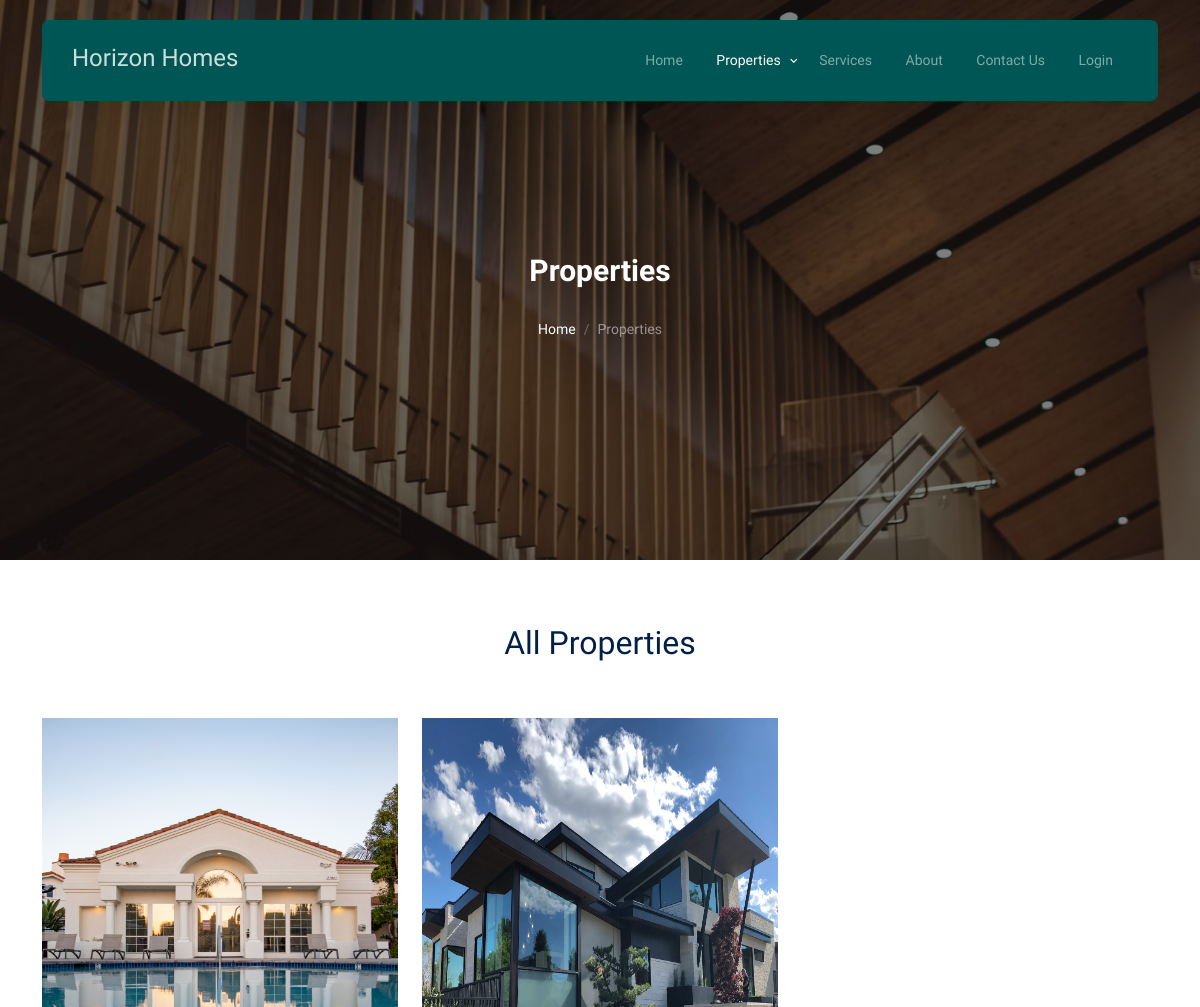
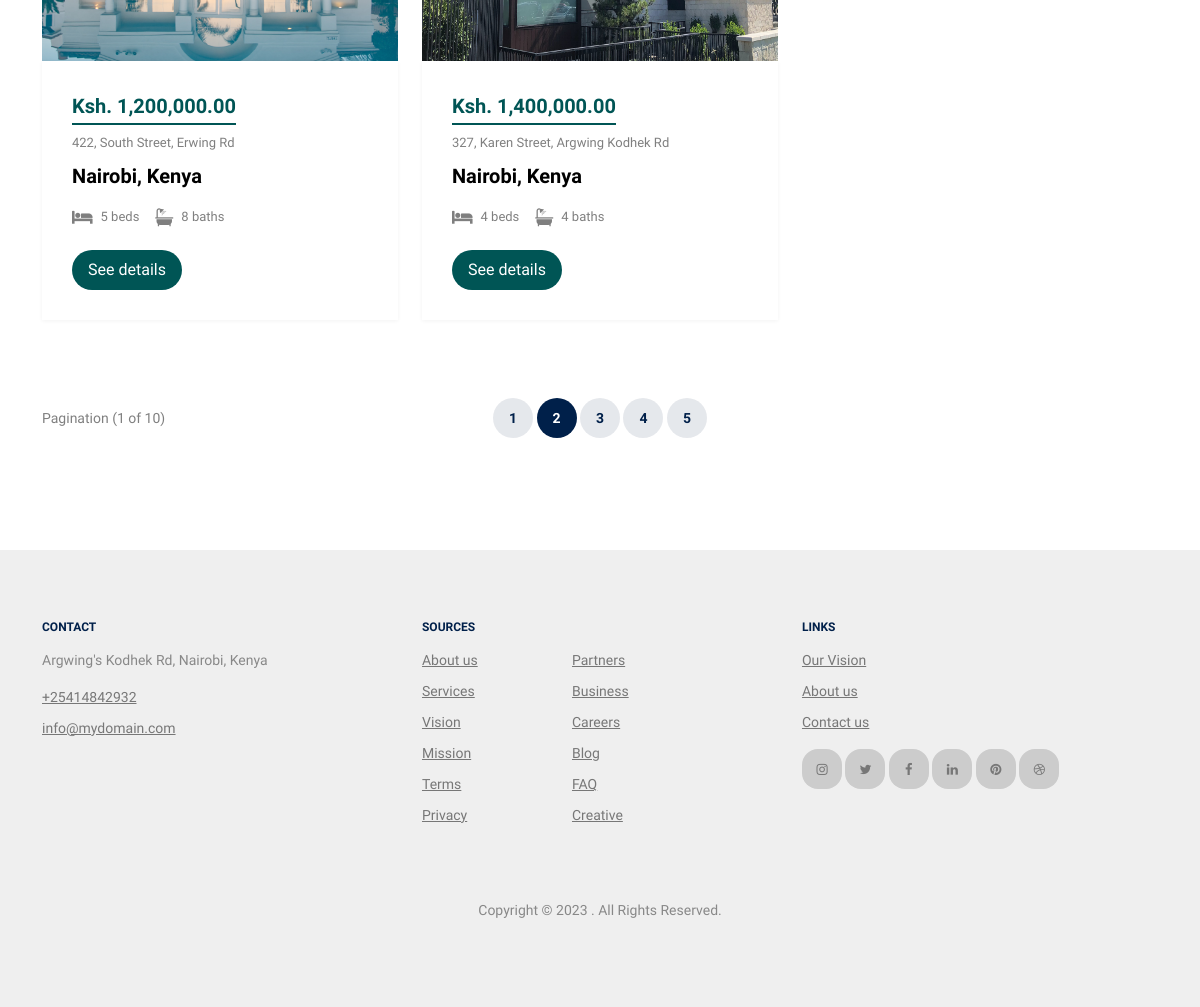
Screenshot of /properties with the database file from the repository (2 pictures, top to bottom).
### horizon_main/models.py (models this page shows, shortened)
class Property(models.Model):
    id = models.UUIDField(primary_key=True, auto_created=True, default=uuid.uuid4, editable=False)
    name = models.CharField(max_length=255, blank=True, null=True, default='')
    description = models.TextField()
    location = models.TextField()
    county = models.CharField(max_length=255, blank=True, null=True, default='')
    country = models.CharField(max_length=255, blank=True, null=True, default='')
    bedrooms = models.IntegerField()
    bathrooms = models.IntegerField()
    price = models.DecimalField(max_digits=10, decimal_places=2, blank=True, null=True, default=0)
    images = models.ImageField(upload_to=f'houses/{id}')
    listed_at = models.DateTimeField(auto_now_add=True)
    class Meta:
        verbose_name = 'Property'
        verbose_name_plural = 'Properties'

### horizon_main/views.py (the view)
# urls.py: path('properties', views.properties, name='properties'),
def properties(request):
    all_properties = Property.objects.all()
    return render(request, 'properties.html', {"properties": all_properties})

### templates/properties.html (shortened to what this page needs)
{% extends 'layouts/base_template.html' %}
{% load humanize %}
{% load static %}
{% block content %}
	<div
			class="hero page-inner overlay"
			style="background-image: url('{% static 'app/images/hero_bg_1.jpg' %}')"
	>
		<div class="container">
			<div class="row justify-content-center align-items-center">
				<div class="col-lg-9 text-center mt-5">
					<h1 class="heading" data-aos="fade-up">Properties</h1>
					<nav
							aria-label="breadcrumb"
							data-aos="fade-up"
							data-aos-delay="200"
					>
						<ol class="breadcrumb text-center justify-content-center">
							<li class="breadcrumb-item"><a href="{% url 'home' %}">Home</a></li>
							<li
									class="breadcrumb-item active text-white-50"
									aria-current="page"
							>
								Properties
							</li>
						</ol>
					</nav>
				</div>
			</div>
		</div>
	</div>
	<div class="section section-properties">
		<div class="container">
			<div class="row mb-5 align-items-center">
				<div class="col-lg-6 text-center mx-auto">
					<h2 class="font-weight-bold text-primary heading">
						All Properties
					</h2>
				</div>
			</div>
			<div class="row">
				{% for property in properties %}
					<div class="col-xs-12 col-sm-6 col-md-6 col-lg-4">
						<div class="property-item mb-30">
							<a href="{% url 'single_property' property.id %}" class="img">
								<img src="{{ property.images.url }}" style="height: 450px; width: 100%;" alt="Image"
								     class="img-fluid"/>
							</a>
							<div class="property-content">
								<div class="price mb-2"><span>Ksh.&nbsp{{ property.price | intcomma }}</span></div>
								<div>
                  <span class="d-block mb-2 text-black-50"
                  >{{ property.location }}</span
                  >
									<span class="city d-block mb-3">{{ property.county }}, {{ property.country }}</span>
									<div class="specs d-flex mb-4">
                    <span class="d-block d-flex align-items-center me-3">
                      <span class="icon-bed me-2"></span>
                      <span class="caption">{{ property.bedrooms }} beds</span>
                    </span>
										<span class="d-block d-flex align-items-center">
                      <span class="icon-bath me-2"></span>
                      <span class="caption">{{ property.bathrooms }} baths</span>
                    </span>
									</div>
									<a
											href="{% url 'single_property' property.id %}"
											class="btn btn-primary py-2 px-3"
									>See details</a
									>
								</div>
							</div>
						</div>
					</div>
				{% endfor %}
			</div>
			<div class="row align-items-center py-5">
				<div class="col-lg-3">Pagination (1 of 10)</div>
				<div class="col-lg-6 text-center">
					<div class="custom-pagination">
						<a href="#">1</a>
						<a href="#" class="active">2</a>
						<a href="#">3</a>
						<a href="#">4</a>
						<a href="#">5</a>
					</div>
				</div>
			</div>
		</div>
	</div>
{% endblock %}

### templates/layouts/base_template.html (shortened to what this page needs)
{% load static %}
<!DOCTYPE html>
<html lang="en">
<head>
	<link rel="stylesheet" href="{% static 'app/fonts/icomoon/style.css' %}"/>
	<link rel="stylesheet" href="{% static 'app/fonts/flaticon/font/flaticon.css' %}"/>
	<link rel="stylesheet" href="{% static 'app/css/tiny-slider.css' %}"/>
	<link rel="stylesheet" href="{% static 'app/css/aos.css' %}"/>
	<link rel="stylesheet" href="{% static 'app/css/style.css' %}"/>
</head>
<body>
{% include 'partials/navbar.html' %}
{% block content %}
{% endblock %}
{% include 'partials/footer.html' %}
</body>
</html>

### templates/partials/navbar.html (shortened to what this page needs)
<nav class="site-nav">
	<div class="container">
		<div class="menu-bg-wrap">
			<div class="site-navigation">
				<a href="{% url 'home' %}" class="logo m-0 float-start">Horizon Homes</a>
				<ul
						class="js-clone-nav d-none d-lg-inline-block text-start site-menu float-end"
				>
					<li class="{% if '/' == request.path %}active{% endif %}"><a href="{% url 'home' %}">Home</a></li>
					<li class="has-children {% if 'properties' in request.path %}active{% endif %}">
						<a href="{% url 'properties' %}">Properties</a>
					</li>
					<li class="{% if 'services' in request.path %}active{% endif %}"><a href="{% url 'services' %}">Services</a></li>
					<li class="{% if 'about' in request.path %}active{% endif %}"><a href="{% url 'about' %}">About</a></li>
					<li class="{% if 'contact' in request.path %}active{% endif %}"><a href="{% url 'contact' %}">Contact Us</a></li>
					<li class="{% if user.is_authenticated %}d-none{% endif %} {% if 'services' in request.path %}active{% endif %}"><a href="{% url 'login' %}">Login</a></li>
				</ul>
			</div>
		</div>
	</div>
</nav>

### templates/partials/footer.html (shortened to what this page needs)
<div class="site-footer">
	<div class="container">
		<div class="row">
			<div class="col-lg-4">
				<div class="widget">
					<h3>Contact</h3>
					<address>Argwing's Kodhek Rd, Nairobi, Kenya</address>
					<ul class="list-unstyled links">
						<li><a href="tel:+25414842932">+25414842932</a></li>
						<li>
							<a href="mailto:info@mydomain.com">info@mydomain.com</a>
						</li>
					</ul>
				</div>
			</div>
			<div class="col-lg-4">
				<div class="widget">
					<h3>Sources</h3>
					<ul class="list-unstyled float-start links">
						<li><a href="#">About us</a></li>
						<li><a href="#">Services</a></li>
						<li><a href="#">Vision</a></li>
						<li><a href="#">Mission</a></li>
						<li><a href="#">Terms</a></li>
						<li><a href="#">Privacy</a></li>
					</ul>
					<ul class="list-unstyled float-start links">
						<li><a href="#">Partners</a></li>
						<li><a href="#">Business</a></li>
						<li><a href="#">Careers</a></li>
						<li><a href="#">Blog</a></li>
						<li><a href="#">FAQ</a></li>
						<li><a href="#">Creative</a></li>
					</ul>
				</div>
			</div>
			<div class="col-lg-4">
				<div class="widget">
					<h3>Links</h3>
					<ul class="list-unstyled links">
						<li><a href="#">Our Vision</a></li>
						<li><a href="#">About us</a></li>
						<li><a href="#">Contact us</a></li>
					</ul>
					<ul class="list-unstyled social">
						<li>
							<a href="#"><span class="icon-instagram"></span></a>
						</li>
						<li>
							<a href="#"><span class="icon-twitter"></span></a>
						</li>
						<li>
							<a href="#"><span class="icon-facebook"></span></a>
						</li>
						<li>
							<a href="#"><span class="icon-linkedin"></span></a>
						</li>
						<li>
							<a href="#"><span class="icon-pinterest"></span></a>
						</li>
						<li>
							<a href="#"><span class="icon-dribbble"></span></a>
						</li>
					</ul>
				</div>
			</div>
		</div>
		<div class="row mt-5">
			<div class="col-12 text-center">
				<p>
					Copyright &copy;
					. All Rights Reserved.
					</p>
				</div>
		</div>
	</div>
</div>

### rows the page displays
Property: images (picture), price "1,200,000.00", location "422, South Street, Erwing Rd", county "Nairobi", country "Kenya", bedrooms "5", bathrooms "8"
Property: images (picture), price "1,400,000.00", location "327, Karen Street, Argwing Kodhek Rd", county "Nairobi", country "Kenya", bedrooms "4", bathrooms "4"
